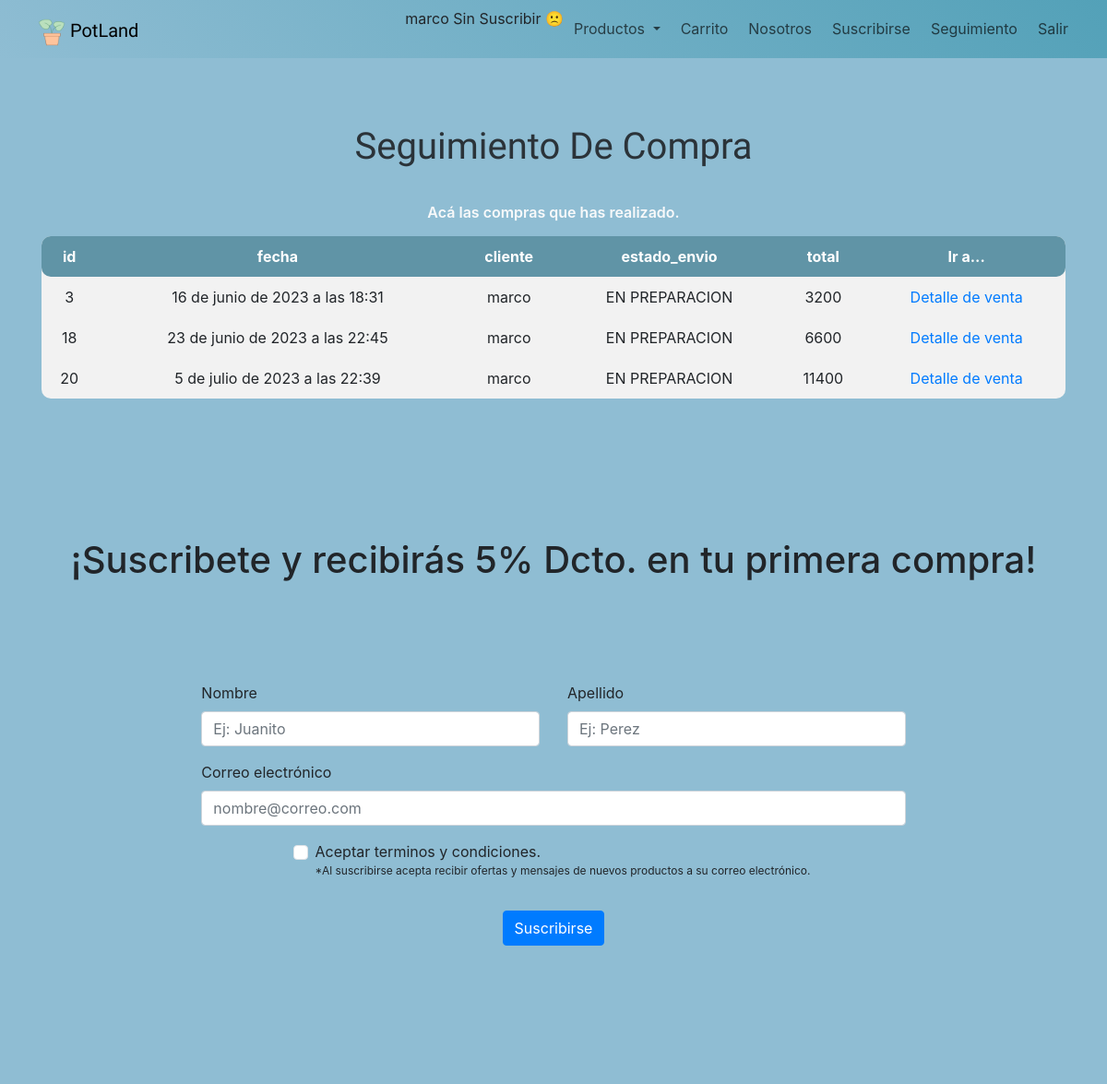
Screenshot of /historial_compra (signed in) with the database file from the repository.
### core/models.py (models this page shows, shortened)
class Venta(models.Model):
    id = models.AutoField(primary_key=True)
    fecha = models.DateTimeField(default=datetime.now)
    cliente = models.ForeignKey(to=User, on_delete=models.CASCADE)
    estado_envio = models.CharField(max_length=15, default="EN PREPARACION")
    total = models.IntegerField()

### core/views.py (the view)
# urls.py: path('historial_compra', historial_compra, name="historial_compra"),
def historial_compra(request):
    if request.user.is_authenticated:
        redirect(to="login")
    compras = Venta.objects.filter(cliente=request.user)
    return render(request, 'core/historial_compra.html', {'compras': compras})

### core/templates/core/historial_compra.html (shortened to what this page needs)
{% extends 'core/base-index.html' %}
{% load static %}
{% block css %}
<link rel="stylesheet" href="{% static 'css/products.css' %}"/>
{% endblock %}
{% block content %}
    <div class="products">
        <div class="container">
            <h1 class="lg-title">Seguimiento de Compra</h1>
            <p class="text-light">Acá las compras que has realizado.</p>
            <table class="cart-table">
                <thead>
                    <tr>
                        <th>id</th>
                        <th>fecha</th>
                        <th>cliente</th>
                        <th>estado_envio</th>
                        <th>total</th>
                        <th>Ir a...</th>
                    </tr>
                </thead>
                <tbody>
                  {% for item in compras %}
                      <tr>
                          <td>{{ item.id }}</td>
                          <td>{{ item.fecha }}</td>
                          <td>{{ item.cliente }}</td>
                          <td>{{ item.estado_envio }}</td>
                          <td>{{ item.total }}</td>
                          <td><a href="{% url 'detalle' item.id %}" class="custom-button">Detalle de venta</a></td>
                      </tr>
                  {% endfor %}
              </tbody>
            </table>
        </div>
    </div>
{% endblock %}

### core/templates/core/base-index.html (shortened to what this page needs)
{% load static %}
<!DOCTYPE html>
<html lang="en">
  <head>
    {% block css %}
    {% endblock %}
    <link
      rel="stylesheet"
      href="https://cdnjs.cloudflare.com/ajax/libs/font-awesome/6.3.0/css/all.min.css"
    />
    <link
      href="https://cdn.jsdelivr.net/npm/bootstrap@5.3.0-alpha2/dist/css/bootstrap.min.css"
      rel="stylesheet"
    />
    <link rel="stylesheet" href="https://stackpath.bootstrapcdn.com/bootstrap/4.3.1/css/bootstrap.min.css">
  </head>
    <body>
        <div class="header">
        <div class="menu-bar">
            <nav class="navbar navbar-expand-lg">
            <div class="container-fluid">
                <a class="navbar-brand" href="{% url 'home' %}"
                ><img src="{% static 'img/icons8-planta-en-maceta-40.png'%}" /> PotLand</a
                >
                <div class="collapse navbar-collapse" id="navbarNav">
                <ul class="navbar-nav ms-auto">
                    {% if user.is_authenticated and user.is_staff%}
                        {{user.username}}
                        {% if suscrito %}
                            Suscrito 🎖️
                        {% else %}
                            Sin Suscribir 🙁
                        {% endif %}
                        <li class="nav-item dropdown">
                            <a class="nav-link dropdown-toggle" href="#" role="button" data-bs-toggle="dropdown" aria-expanded="false">
                                Productos
                            </a>
                            <ul class="dropdown-menu">
                                <li>
                                    <a class="dropdown-item" href="{% url 'products' %}">Maceteros</a>
                                </li>
                                <li>
                                    <a class="dropdown-item" href="{% url 'tierra' %}">Tierra de Hojas</a>
                                </li>
                                <li>
                                    <a class="dropdown-item" href="{% url 'flores' %}">Flores</a>
                                </li>
                                <li>
                                    <a class="dropdown-item" href="{% url 'arbustos' %}">Arbustos</a>
                                </li>
                            </ul>
                            </li>
                            <li class="nav-item">
                                <a class="nav-link" href="{% url 'carrito' %}">Carrito</a>
                            </li>
                            <li class="nav-item">
                                <a class="nav-link" href="#scrollspyHeading2">Nosotros</a>
                            </li>
                            <li class="nav-item">
                                <a class="nav-link" href="{% url 'suscribir' %}">Suscribirse</a>
                            </li>
                            <li class="nav-item">
                                <a class="nav-link" href="{% url 'historial_compra' %}">Seguimiento</a>
                            </li>
                        <a class="nav-link" href="{% url 'logout' %}">Salir</a>
                        {% elif user.is_authenticated and not user.is_staff%}
                        {{user.username}}
                        {% if suscrito %}
                            Suscrito 🎖️
                        {% else %}
                            Sin Suscribir 🙁
                        {% endif %}
                        <li class="nav-item dropdown">
                            <a class="nav-link dropdown-toggle" href="#" role="button" data-bs-toggle="dropdown" aria-expanded="false">
                                Productos
                            </a>
                            </li>
                            <li class="nav-item">
                                <a class="nav-link" href="{% url 'carrito' %}">Carrito</a>
                            </li>
                            <li class="nav-item">
                                <a class="nav-link" href="#scrollspyHeading2">Nosotros</a>
                            </li>
                            <li class="nav-item">
                                <a class="nav-link" href="{% url 'suscribir' %}">Suscribirse</a>
                            </li>
                            <li class="nav-item">
                                <a class="nav-link" href="{% url 'historial_compra' %}">Seguimiento</a>
                            </li>
                        <a class="nav-link" href="{% url 'logout' %}">Salir</a>
                    {% endif %}
                </ul>
                </div>
            </div>
            </nav>
        </div>
        </div>
        {% block content %}
        {% endblock  %}
        <div id="footer">
            <div class="suscripcion">
                <h4 id="suscipcion-id" class="suscipcion-titulo">
                ¡Suscribete y recibirás 5% Dcto. en tu primera compra!
                </h4>
                <form class="row g-3">
                <div class="sus-nombre col-md-4">
                    <label for="validationDefault01" class="form-label">Nombre</label>
                    <input
                    type="text"
                    class="form-control"
                    id="validationDefault01"
                    value=""
                    placeholder="Ej: Juanito"
                    required
                    />
                </div>
                <div class="col-md-4">
                    <label for="validationDefault02" class="form-label">Apellido</label>
                    <input
                    type="text"
                    class="form-control"
                    id="validationDefault02"
                    value=""
                    placeholder="Ej: Perez"
                    required
                    />
                </div>
                <div class="col-md-6 col-lg-8">
                    <label for="validationDefault03" class="form-label">Correo electrónico</label>
                    <input type="text" class="form-control" id="validationDefault03" placeholder="nombre@correo.com" required/>
                </div>
                <div class="terminos">
                    <div class="form-check">
                    <input
                        class="form-check-input" type="checkbox" value="" id="invalidCheck2" required/>
                    <label class="form-check-label" for="invalidCheck2">
                        Aceptar terminos y condiciones.
                    </label>
                    <p class="terminos-desc">
                        *Al suscribirse acepta recibir ofertas y mensajes de nuevos
                        productos a su correo electrónico.
                    </p>
                    </div>
                </div>
                <div class="suscripcion-btn">
                    <button class="btn btn-primary" type="button" data-bs-target="#suscripcion-index" data-bs-toggle="modal">Suscribirse</button>
                </div>
                </form>
            </div>
        </div>
    </body>
</html>

### core/static/css/products.css (style rules this page uses)
* { margin: 0; padding: 0; box-sizing: border-box; }
body { font-family: 'Nunito', sans-serif; }
img { width: 100%; display: block; }
.container { width: 85vw; margin: 0 auto; }
.lg-title,.md-title,.sm-title { font-family: 'Satisfy', cursive; padding: 0.6rem 0; text-transform: capitalize; }
.lg-title { font-size: 2.5rem; font-weight: 500; text-align: center; padding: 1.3rem 0; opacity: 0.9; }
.text-light { font-size: 1rem; font-weight: 600; line-height: 1.5; opacity: 1; margin: 0.4rem 0; }
.products { background: #8fbdd3; padding: 3.2rem 0; }
.products .text-light { text-align: center; width: 70%; margin: 0.9rem auto; }
.menu-bar { background: linear-gradient(45deg, #8fbdd3, #53a1b8); }
.nav-link { font-size: 16px; margin: 3px; color: #FFFFFF; font-weight: 500; }
.navbar-brand { width: 150px; margin-top: 5px; margin-left: 10px; font-family: 'Satisfy', cursive; }
.navbar-brand > img { width: 30px; display: inline; }
@media screen and (min-width: 1200px) { .products .text-light { width: 50%; } }
#footer { background-color: #8fbdd3; }
.suscripcion .suscipcion-titulo { display: flex; padding: 100px 50px 100px 50px; justify-content: center; font-size: 40px; text-align: center; }
.suscripcion .row { display: flex; justify-content: center; }
.terminos { display: flex; justify-content: center; }
.suscripcion-btn { display: flex; justify-content: center; padding-bottom: 150px; }
.form-check .terminos-desc { font-size: 12px; }
@media screen and (min-width: 1100px) { .suscripcion { margin-left: 20px; margin-right: 20px; } }
.cart-table { width: 100%; border-collapse: collapse; background-color: #f2f2f2; border-radius: 10px; }
.cart-table thead { background-color: #6094a6; color: white; }
.cart-table th, .cart-table td { padding: 10px; text-align: center; }
.cart-table th:first-child, .cart-table td:first-child { border-top-left-radius: 10px; border-bottom-left-radius: 10px; }
.cart-table th:last-child, .cart-table td:last-child { border-top-right-radius: 10px; border-bottom-right-radius: 10px; }

### rows the page displays
Venta: id "3", fecha "16 de junio de 2023 a las 18:31", cliente "marco", estado_envio "EN PREPARACION", total "3200"
Venta: id "18", fecha "23 de junio de 2023 a las 22:45", cliente "marco", estado_envio "EN PREPARACION", total "6600"
Venta: id "20", fecha "5 de julio de 2023 a las 22:39", cliente "marco", estado_envio "EN PREPARACION", total "11400"

### other values shown
{{ user.username }} "marco"
